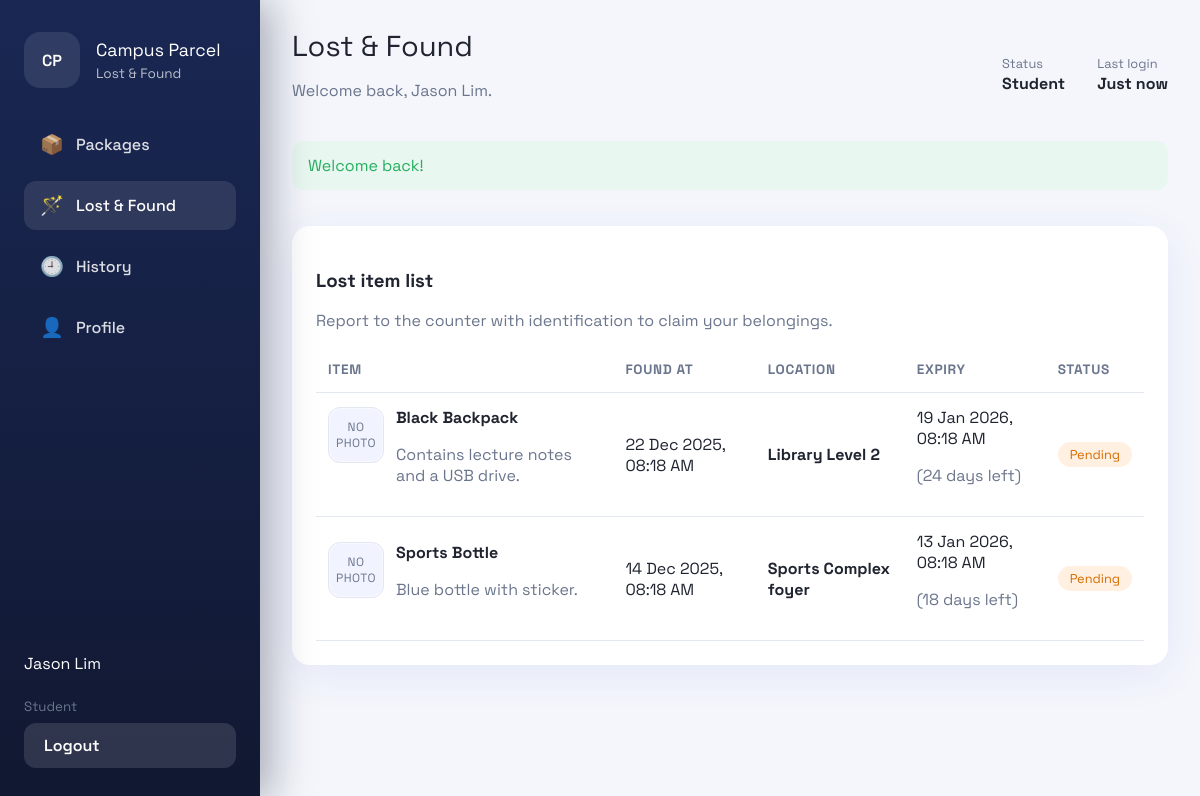
The page /student/lost-and-found.php (signed in) on the database its author committed.
### tables this page shows
CREATE TABLE users (
    id INT AUTO_INCREMENT PRIMARY KEY,
    role ENUM('student','admin') NOT NULL,
    student_id VARCHAR(30) DEFAULT NULL,
    staff_id VARCHAR(30) DEFAULT NULL,
    full_name VARCHAR(120) NOT NULL,
    email VARCHAR(150) NOT NULL UNIQUE,
    phone VARCHAR(30) DEFAULT NULL,
    faculty VARCHAR(80) DEFAULT NULL,
    office VARCHAR(80) DEFAULT NULL,
    password_hash VARCHAR(255) NOT NULL,
    last_login DATETIME DEFAULT NULL,
    avatar_path VARCHAR(255) DEFAULT NULL,
    created_at TIMESTAMP DEFAULT CURRENT_TIMESTAMP,
    updated_at TIMESTAMP DEFAULT CURRENT_TIMESTAMP ON UPDATE CURRENT_TIMESTAMP
);

CREATE TABLE lost_items (
    id INT AUTO_INCREMENT PRIMARY KEY,
    item_name VARCHAR(120) NOT NULL,
    description TEXT,
    found_location VARCHAR(120) NOT NULL,
    found_at DATETIME NOT NULL,
    expiry_at DATETIME NOT NULL,
    status ENUM('pending','collected') DEFAULT 'pending',
    photo_path VARCHAR(255) DEFAULT NULL,
    storage_location VARCHAR(80) DEFAULT NULL,
    recorded_by INT NOT NULL,
    claimed_by INT DEFAULT NULL,
    claimed_by_name VARCHAR(120) DEFAULT NULL,
    claimed_by_student_id VARCHAR(30) DEFAULT NULL,
    claimed_at DATETIME DEFAULT NULL,
    created_at TIMESTAMP DEFAULT CURRENT_TIMESTAMP,
    updated_at TIMESTAMP DEFAULT CURRENT_TIMESTAMP ON UPDATE CURRENT_TIMESTAMP,
    CONSTRAINT fk_lost_recorded FOREIGN KEY (recorded_by) REFERENCES users(id) ON DELETE CASCADE,
    CONSTRAINT fk_lost_claimed FOREIGN KEY (claimed_by) REFERENCES users(id) ON DELETE SET NULL
);

### lib/auth.php (called while the page is built, shortened)
<?php
function current_user(PDO $pdo): ?array
{
    static $cachedUser = null;
    if ($cachedUser !== null) {
        return $cachedUser;
    }
    $statement = $pdo->prepare('SELECT * FROM users WHERE id = :id LIMIT 1');
    $statement->execute(['id' => $_SESSION['user']['id']]);
    $cachedUser = $statement->fetch() ?: null;
    return $cachedUser;
}
function require_role(PDO $pdo, string $role): void
{
    $user = current_user($pdo);
}

### student/lost-and-found.php (the view, shortened to what this page needs)
<?php
require_once __DIR__ . '/../bootstrap.php';
require_role($pdo, 'student');
$pageTitle = 'Lost & Found';
$activeNav = 'student-lost';
$itemsStatement = $pdo->query(
    'SELECT li.*, recorder.full_name AS recorder_name FROM lost_items li
    LEFT JOIN users recorder ON recorder.id = li.recorded_by
    ORDER BY li.status = "pending" DESC, li.found_at DESC'
);
$items = $itemsStatement->fetchAll();
include base_path('partials/layout-top.php');
?>
<section class="card">
    <header class="card-header">
        <div>
            <h3>Lost item list</h3>
            <p class="muted">Report to the counter with identification to claim your belongings.</p>
        </div>
    </header>
    <div class="table-wrapper">
        <table>
            <thead>
            <tr>
                <th>Item</th>
                <th>Found at</th>
                <th>Location</th>
                <th>Expiry</th>
                <th>Status</th>
            </tr>
            </thead>
            <tbody>
            <?php foreach ($items as $item): ?>
                <?php $daysLeft = days_until($item['expiry_at']); ?>
                <tr>
                    <td>
                        <div class="lost-item-cell">
                            <?php if ($item['photo_path']): ?>
                                <img class="lost-thumb" src="<?= base_url($item['photo_path']); ?>" alt="<?= e($item['item_name']); ?> photo">
                            <?php else: ?>
                                <div class="lost-thumb lost-thumb-placeholder">No photo</div>
                            <?php endif; ?>
                            <div>
                                <strong><?= e($item['item_name']); ?></strong>
                                <p class="muted"><?= e($item['description'] ?? 'No description provided.'); ?></p>
                            </div>
                        </div>
                    </td>
                    <td><?= format_datetime($item['found_at']); ?></td>
                    <td>
                        <strong><?= e($item['found_location']); ?></strong>
                    </td>
                    <td>
                        <?= format_datetime($item['expiry_at']); ?>
                        <?php if ($daysLeft !== null): ?>
                            <?php if ($daysLeft > 0): ?>
                                <p class="muted">(<?= $daysLeft; ?> days left)</p>
                            <?php elseif ($daysLeft === 0): ?>
                                <p class="muted">(Expires today)</p>
                            <?php else: ?>
                                <p class="muted">(Expired <?= abs($daysLeft); ?> days ago)</p>
                            <?php endif; ?>
                        <?php endif; ?>
                    </td>
                    <td><?= status_badge($item['status']); ?></td>
                </tr>
            <?php endforeach; ?>
            </tbody>
        </table>
    </div>
</section>
<?php include base_path('partials/layout-bottom.php'); ?>

### partials/sidebar.php
<?php
$role = $user['role'] ?? 'student';
$navConfig = [
    'student' => [
        ['key' => 'student-dashboard', 'label' => 'Packages', 'path' => 'student/dashboard.php', 'icon' => '📦'],
        ['key' => 'student-lost', 'label' => 'Lost & Found', 'path' => 'student/lost-and-found.php', 'icon' => '🪄'],
        ['key' => 'student-history', 'label' => 'History', 'path' => 'student/history.php', 'icon' => '🕘'],
        ['key' => 'student-profile', 'label' => 'Profile', 'path' => 'student/profile.php', 'icon' => '👤'],
    ],
    'admin' => [
        ['key' => 'admin-dashboard', 'label' => 'Overview', 'path' => 'admin/dashboard.php', 'icon' => '📊'],
        ['key' => 'admin-packages', 'label' => 'Parcels', 'path' => 'admin/packages.php', 'icon' => '🚚'],
        ['key' => 'admin-lost', 'label' => 'Lost & Found', 'path' => 'admin/lost-and-found.php', 'icon' => '🎒'],
        ['key' => 'admin-profile', 'label' => 'Profile', 'path' => 'admin/profile.php', 'icon' => '🧑‍💼'],
    ],
];
?>
<aside class="app-sidebar">
    <div class="brand">
        <div class="brand-logo">CP</div>
        <div>
            <p class="brand-title">Campus Parcel</p>
            <p class="brand-subtitle">Lost &amp; Found</p>
        </div>
    </div>
    <nav>
        <?php foreach ($navConfig[$role] as $item): ?>
            <a class="nav-item <?= $activeNav === $item['key'] ? 'is-active' : ''; ?>" href="<?= base_url($item['path']); ?>">
                <span class="icon"><?= $item['icon']; ?></span>
                <span><?= e($item['label']); ?></span>
            </a>
        <?php endforeach; ?>
    </nav>
    <div class="sidebar-footer">
        <p><?= e($user['full_name'] ?? 'Guest'); ?></p>
        <small class="muted"><?= ucfirst($role); ?></small>
        <a class="button button-light" href="<?= base_url('auth/logout.php'); ?>">Logout</a>
    </div>
</aside>

### partials/topbar.php (shortened to what this page needs)
<header class="app-topbar">
    <div>
        <p class="page-title"><?= e($pageTitle ?? 'Dashboard'); ?></p>
        <p class="muted">Welcome back, <?= e($user['full_name'] ?? 'there'); ?>.</p>
    </div>
    <div class="topbar-meta">
        <div class="meta-item">
            <span>Status</span>
            <strong><?= ucfirst($user['role'] ?? 'student'); ?></strong>
        </div>
        <div class="meta-item">
            <span>Last login</span>
            <strong><?= e($user['last_login'] ? format_datetime($user['last_login']) : 'Just now'); ?></strong>
        </div>
    </div>
</header>

### lib/helpers.php (shortened to what this page needs)
<?php
function base_url(string $path = ''): string
{
    $root = rtrim(BASE_URL, '/');
    return ($root ?: '') . '/' . ltrim($path, '/');
}
function e(?string $value): string
{
    return htmlspecialchars($value ?? '', ENT_QUOTES, 'UTF-8');
}
function format_datetime(?string $value, string $format = 'd M Y, h:i A'): string
{
    $date = new DateTime($value);
    return $date->format($format);
}
function days_until(?string $date): ?int
{
    $target = new DateTime($date);
    $today = new DateTime('today');
    return (int) $today->diff($target)->format('%r%a');
}
function status_badge(string $status): string
{
    $map = [
        'pending' => 'badge badge-waiting',
        'collected' => 'badge badge-done',
    ];
    $class = $map[$status] ?? 'badge';
    return '<span class="' . $class . '">' . ucfirst($status) . '</span>';
}

### assets/css/main.css (style rules this page uses)
:root { --bg: #f4f6fb; --panel: #ffffff; --primary: #2f4de0; --primary-dark: #2232a0; --accent: #ffb347; --muted: #6b768d; --border: #e3e7f2; --success: #27ae60; --danger: #e74c3c; --warning: #ff9f1c; --radius: 18px; --radius-small: 12px; --shadow: 0 10px 40px rgba(47, 77, 224, 0.08); }
* { box-sizing: border-box; }
body { font-family: 'Space Grotesk', 'Segoe UI', sans-serif; margin: 0; background: var(--bg); color: #1f2430; }
a { color: var(--primary); text-decoration: none; }
.app-sidebar { position: fixed; top: 0; left: 0; bottom: 0; width: 260px; background: linear-gradient(180deg, #192753 0%, #111831 100%); color: #fff; padding: 32px 24px; display: flex; flex-direction: column; gap: 32px; overflow-y: auto; box-shadow: 10px 0 40px rgba(17, 24, 49, 0.35); z-index: 9; }
.brand { display: flex; gap: 16px; align-items: center; }
.brand-logo { width: 56px; height: 56px; border-radius: 16px; background: rgba(255, 255, 255, 0.1); display: grid; place-items: center; font-weight: 600; }
.brand-title { font-size: 1.1rem; margin: 0; }
.brand-subtitle { margin: 4px 0 0; font-size: 0.85rem; color: rgba(255, 255, 255, 0.7); }
nav { display: flex; flex-direction: column; gap: 12px; }
.nav-item { display: flex; gap: 12px; align-items: center; padding: 12px 16px; border-radius: var(--radius-small); color: rgba(255, 255, 255, 0.85); font-weight: 500; }
.nav-item .icon { font-size: 1.2rem; }
.nav-item.is-active, .nav-item:hover { background: rgba(255, 255, 255, 0.1); color: #fff; text-decoration: none; }
.sidebar-footer { margin-top: auto; display: flex; flex-direction: column; gap: 8px; }
.button { border: none; border-radius: var(--radius-small); padding: 12px 20px; font-weight: 600; cursor: pointer; transition: transform 0.1s ease; }
.button-light { background: rgba(255, 255, 255, 0.12); color: inherit; }
.app-topbar { display: flex; justify-content: space-between; align-items: center; padding: 28px 32px 0; }
.page-title { font-size: 1.8rem; margin: 0; }
.muted { color: var(--muted); }
.topbar-meta { display: flex; gap: 32px; }
.meta-item span { font-size: 0.8rem; color: var(--muted); }
.meta-item strong { display: block; }
.card { background: var(--panel); border-radius: var(--radius); padding: 24px; box-shadow: var(--shadow); }
.card-header { display: flex; justify-content: space-between; align-items: center; flex-wrap: wrap; gap: 12px; }
.table-wrapper { overflow-x: auto; }
table { width: 100%; border-collapse: collapse; }
table th, table td { text-align: left; padding: 14px 12px; border-bottom: 1px solid var(--border); }
table th { font-size: 0.85rem; text-transform: uppercase; letter-spacing: 0.05em; color: var(--muted); }
.badge { display: inline-block; padding: 4px 12px; border-radius: 999px; font-size: 0.8rem; }
.badge-waiting { background: #fff0e1; color: #d76b00; }
.lost-item-cell { display: flex; gap: 12px; align-items: flex-start; }
.lost-thumb { width: 56px; height: 56px; border-radius: var(--radius-small); object-fit: cover; border: 1px solid var(--border); background: #f1f3ff; box-shadow: inset 0 0 0 1px rgba(255, 255, 255, 0.5); flex-shrink: 0; }
.lost-thumb-placeholder { display: flex; align-items: center; justify-content: center; font-size: 0.75rem; text-transform: uppercase; letter-spacing: 0.04em; color: var(--muted); text-align: center; padding: 0 6px; }

### rows shown on the page
users: full_name "Jason Lim", role "Student", last_login "Just now"
lost_items: shows "NO PHOTO", item_name "Black Backpack", description "Contains lecture notes and a USB drive.", found_at "22 Dec 2025, 08:18 AM", found_location "Library Level 2", expiry_at "19 Jan 2026, 08:18 AM", expiry_at "24", status "Pending"
lost_items: shows "NO PHOTO", item_name "Sports Bottle", description "Blue bottle with sticker.", found_at "14 Dec 2025, 08:18 AM", found_location "Sports Complex foyer", expiry_at "13 Jan 2026, 08:18 AM", expiry_at "18", status "Pending"

### other values the page prints
$item['icon'] "📦"
$item['label'] "Packages"
$item['icon'] "🪄"
$item['label'] "Lost & Found"
$item['icon'] "🕘"
$item['label'] "History"
$item['icon'] "👤"
$item['label'] "Profile"
$pageTitle "Lost & Found"
$success "Welcome back!"
